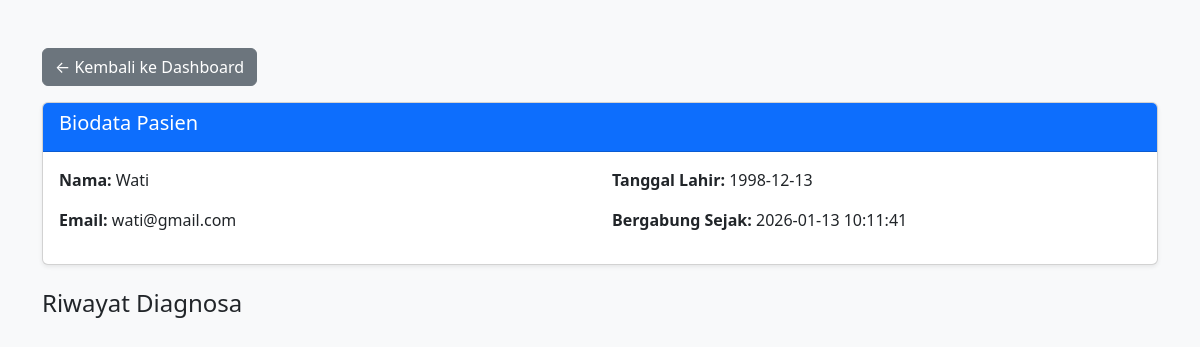
The app's page /view_user.php?id=1 with its own data.
### tables this page shows
CREATE TABLE `users` (
  `id_user` int(11) NOT NULL,
  `nama` varchar(100) DEFAULT NULL,
  `tanggal_lahir` date DEFAULT NULL,
  `email` varchar(100) DEFAULT NULL,
  `password` varchar(255) DEFAULT NULL,
  `role` enum('admin','user') DEFAULT 'user',
  `created_at` timestamp NOT NULL DEFAULT current_timestamp()
);

### view_user.php (the view, shortened to what this page needs)
<?php
include "../config/database.php";
$id_user = $_GET['id'];
$user_query = mysqli_query($conn, "SELECT * FROM users WHERE id_user = $id_user");
$user = mysqli_fetch_assoc($user_query);
?>
<!DOCTYPE html>
<html>
<head>
    <link rel="stylesheet" href="../css/bootstrap.min.css">
</head>
<body class="bg-light">
<div class="container mt-5">
    <a href="dashboard.php" class="btn btn-secondary mb-3">← Kembali ke Dashboard</a>
    <div class="card mb-4 shadow-sm">
        <div class="card-header bg-primary text-white"><h5>Biodata Pasien</h5></div>
        <div class="card-body">
            <div class="row">
                <div class="col-md-6">
                    <p><strong>Nama:</strong> <?= $user['nama'] ?></p>
                    <p><strong>Email:</strong> <?= $user['email'] ?></p>
                </div>
                <div class="col-md-6">
                    <p><strong>Tanggal Lahir:</strong> <?= $user['tanggal_lahir'] ?></p>
                    <p><strong>Bergabung Sejak:</strong> <?= $user['created_at'] ?></p>
                </div>
            </div>
        </div>
    </div>
    <h4>Riwayat Diagnosa</h4>
</div>
</body>
</html>

### records on screen
users: nama "Wati", email "wati@gmail.com", tanggal_lahir "1998-12-13", created_at "2026-01-13 10:11:41"
